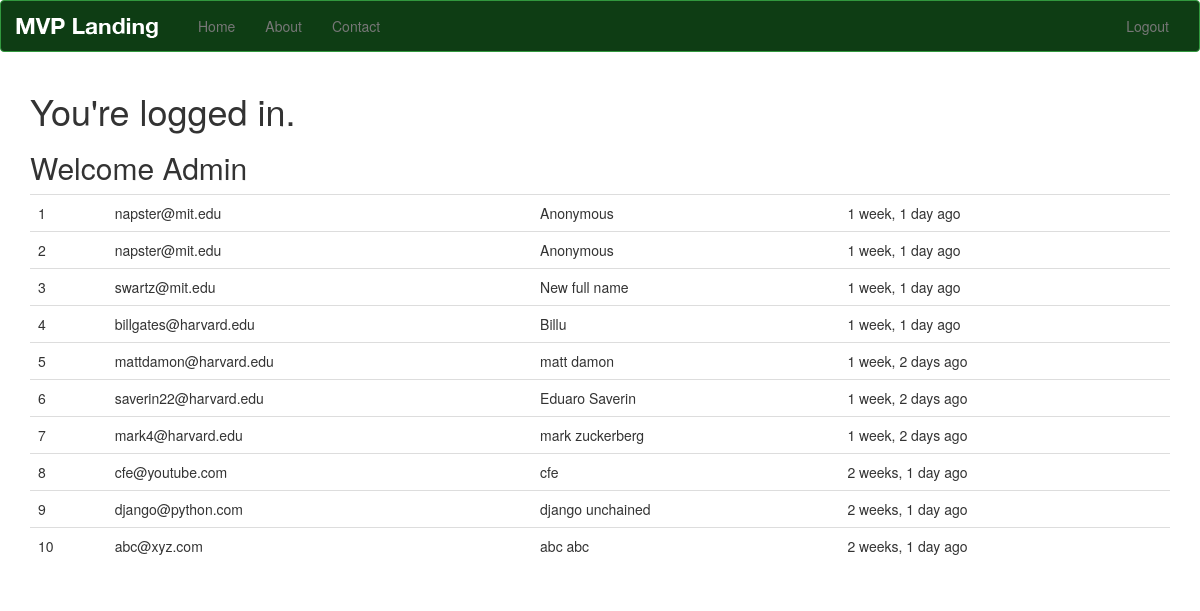
The app's page / (signed in), older data.
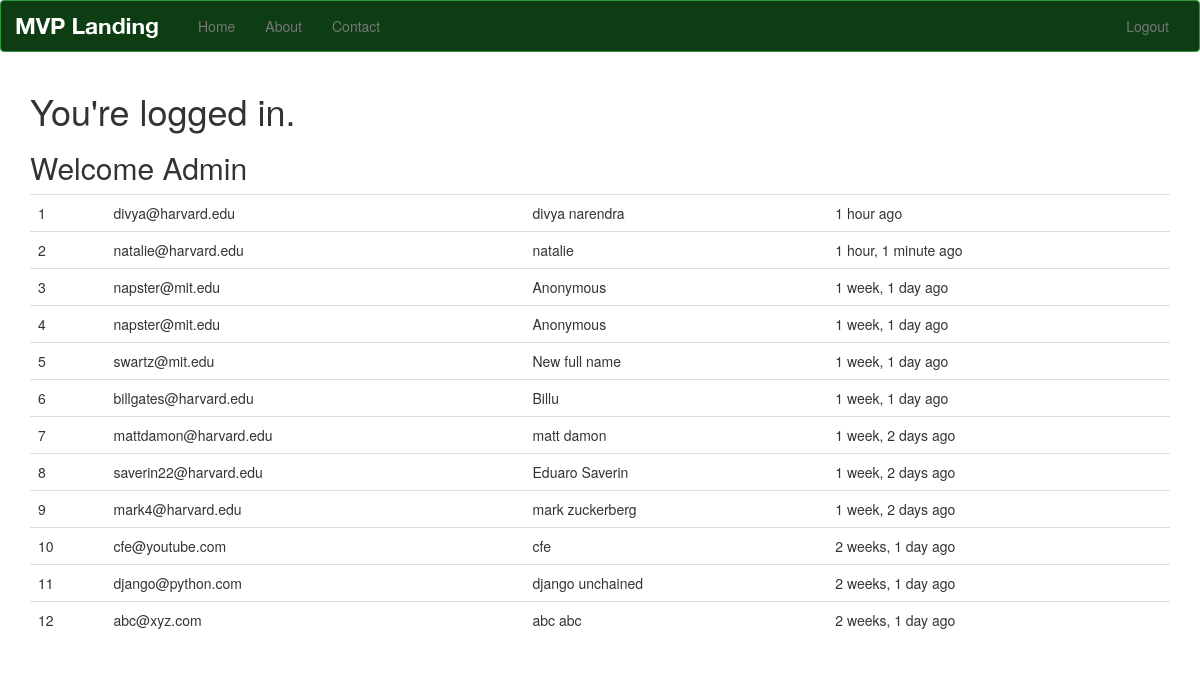
The same page, newer data.
### newsletter/models.py (models this page shows)
class SignUp(models.Model):
	email = models.EmailField()
	full_name = models.CharField(max_length=120, blank=True, null=True)
	timestamp = models.DateTimeField(auto_now_add=True, auto_now=False)
	updated = models.DateTimeField(auto_now_add=False, auto_now=True)
	def __unicode__(self): #python 3.3 is __str__
		return self.email

### newsletter/views.py (the view, shortened to what this page needs)
# urls.py: url(r'^$', 'newsletter.views.home', name='home'),
def home(request):
	title = "Sign Up Now"
	form = SignUpForm(request.POST or None)
	context = {
			   "title": title,
			   "form": form
	}
	if request.user.is_authenticated() and request.user.is_staff:
		queryset = SignUp.objects.all().order_by('-timestamp')
		context = {
				"queryset": queryset
		}
	return render(request, "home.html", context)

### templates/home.html (shortened to what this page needs)
{% extends 'base.html' %}
{% load staticfiles %}
{% load crispy_forms_tags %}
{% block content %}
{% if request.user.is_authenticated %}
<h1>You're logged in.</h1>
	{% if queryset %}
	<h2>Welcome Admin</h2>
	<table class='table'>
	{% for instance in queryset %}
		<tr><td>{{ forloop.counter }}</td><td>{{ instance }}</td><td>{{ instance.full_name }}</td><td>{{ instance.timestamp | timesince }} ago</td></tr>
	{% endfor %}
	</table>
	{% endif %}
{% endif %}
{% endblock %}

### templates/base.html (shortened to what this page needs)
{% load staticfiles %}
<!DOCTYPE html>
<html lang="en">
  <head>
    {% include 'head_css.html' %}
  </head>
  <body>
    {% include 'navbar.html' %}
    <div class="container">
            {% block content %}
            {% endblock %}
    </div>
  </body>
</html>

### templates/head_css.html
{% load staticfiles %}
    <link href="{% static 'css/bootstrap.min.css' %}" rel="stylesheet">
    <link href="{% static 'css/navbar-static-top.css' %}" rel="stylesheet">
    <link href="{% static 'css/custom.css' %}" rel="stylesheet">
    <link rel="stylesheet" href="https://maxcdn.bootstrapcdn.com/font-awesome/4.5.0/css/font-awesome.min.css">

### templates/navbar.html (shortened to what this page needs)
{% load staticfiles %}
<nav class="navbar navbar-default">
  <div class="container-fluid">
    <div class="navbar-header">
      <a class="navbar-brand" href="{% url 'home' %}"><img src="{% static 'img/mvp_landing_logo.png'%}"></a>
    </div>
    <div id="navbar" class="navbar-collapse collapse">
      <ul class="nav navbar-nav">
        <li><a href="{% url 'home' %}">Home</a></li>
        <li><a href="{% url 'about' %}">About</a></li>
        <li><a href="{% url 'contact' %}">Contact</a></li>
      </ul>
      <ul class="nav navbar-nav navbar-right">
        {% if request.user.is_authenticated %}
          <li><a href="{% url 'auth_logout'%}">Logout</a></li>
        {% else %}
          <li><a href="{% url 'registration_register'%}">Register</a></li>
        {% endif %}
      </ul>
    </div>
  </div>
</nav>

### templates/javascript.html (shortened to what this page needs)
{% load staticfiles %}

### static_in_pro/our_static/css/navbar-static-top.css (style rules this page uses)
body { min-height: 1000px; }
.navbar { margin-bottom: 19px; background-color: #0E3D14; border-color: #31983E; }
.navbar-default .navbar-brand { color: #FFF; }

Row changes from the older to the newer data that the page shows:
added SignUp: email "divya@harvard.edu", full_name "divya narendra", timestamp "1 hour"
added SignUp: email "natalie@harvard.edu", full_name "natalie", timestamp "1 hour, 1 minute"
